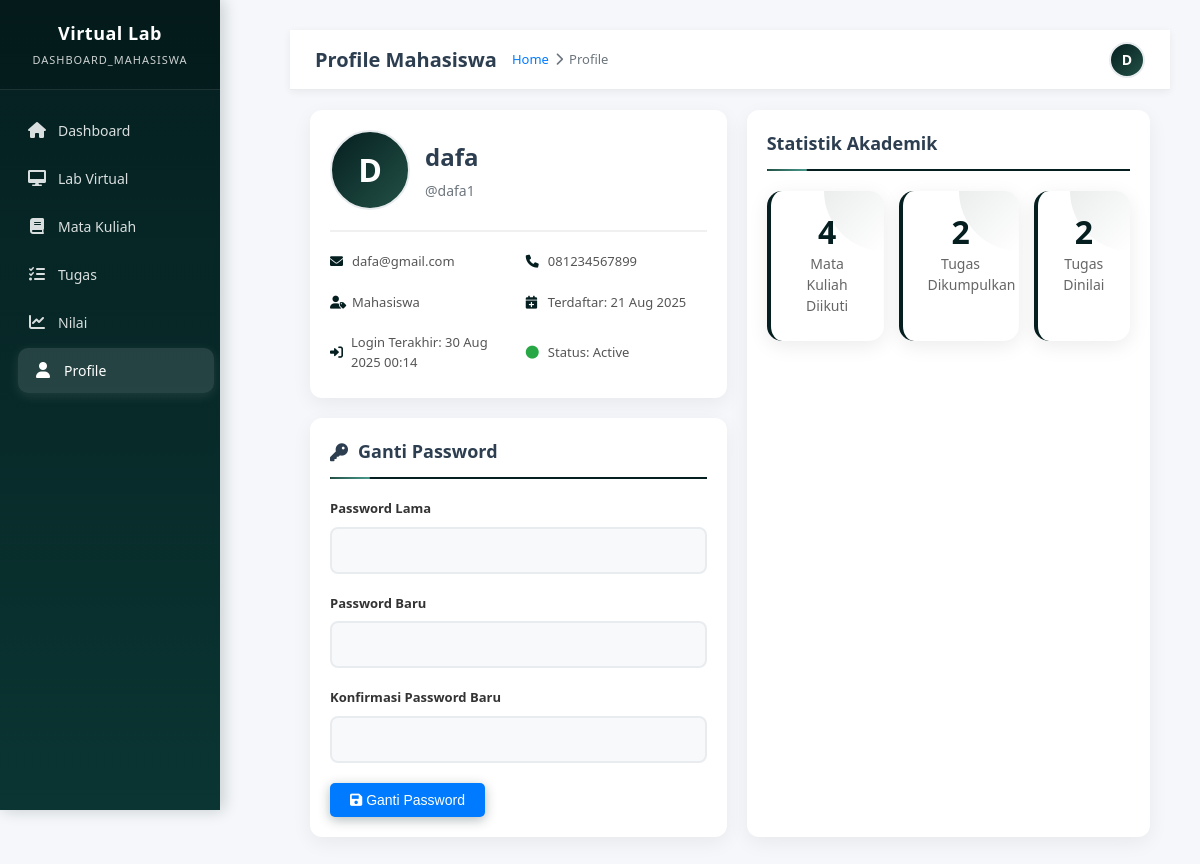
/mahasiswa/profile.php (signed in), run on the app's committed database.
### tables this page shows
CREATE TABLE `users` (
  `user_id` int(11) NOT NULL,
  `username` varchar(100) NOT NULL,
  `password` varchar(255) NOT NULL,
  `email` varchar(100) NOT NULL,
  `full_name` varchar(255) NOT NULL,
  `phone_number` varchar(20) DEFAULT NULL,
  `role` enum('mahasiswa','dosen','admin') NOT NULL,
  `status` enum('active','inactive','pending') NOT NULL DEFAULT 'pending',
  `profile_picture` varchar(255) DEFAULT NULL,
  `password_reset_token` varchar(255) DEFAULT NULL,
  `password_verified` tinyint(1) DEFAULT 0,
  `last_login` datetime DEFAULT NULL,
  `created_at` datetime DEFAULT current_timestamp(),
  `updated_at` datetime DEFAULT current_timestamp() ON UPDATE current_timestamp()
);

### mahasiswa/profile.php (the view, shortened to what this page needs)
<?php
$database = new Database();
$pdo = $database->getConnection();
$user_id = $_SESSION['user_id'];
$full_name = $_SESSION['full_name'];
function getUserProfile($pdo, $user_id) {
    $sql = "SELECT * FROM users WHERE user_id = ?";
    $stmt = $pdo->prepare($sql);
    $stmt->execute([$user_id]);
    return $stmt->fetch(PDO::FETCH_ASSOC);
}
function getUserStats($pdo, $user_id) {
    $enrollment_sql = "SELECT COUNT(*) as total_courses FROM enrollment WHERE user_id = ? AND status = 'approved'";
    $enrollment_stmt = $pdo->prepare($enrollment_sql);
    $enrollment_stmt->execute([$user_id]);
    $enrollment_result = $enrollment_stmt->fetch();
    $submission_sql = "SELECT COUNT(*) as total_assignments FROM submission WHERE id_mahasiswa = ?";
    $submission_stmt = $pdo->prepare($submission_sql);
    $submission_stmt->execute([$user_id]);
    $submission_result = $submission_stmt->fetch();
    $graded_sql = "SELECT COUNT(*) as total_graded FROM submission WHERE id_mahasiswa = ? AND status = 'graded'";
    $graded_stmt = $pdo->prepare($graded_sql);
    $graded_stmt->execute([$user_id]);
    $graded_result = $graded_stmt->fetch();
    return [
        'total_courses' => $enrollment_result['total_courses'] ?? 0,
        'total_assignments' => $submission_result['total_assignments'] ?? 0,
        'total_graded' => $graded_result['total_graded'] ?? 0
    ];
}
$userProfile = getUserProfile($pdo, $user_id);
$userStats = getUserStats($pdo, $user_id);
?>
<!DOCTYPE html>
<html lang="id">
<head>
    <link rel="stylesheet" href="https://cdnjs.cloudflare.com/ajax/libs/font-awesome/6.0.0/css/all.min.css">
    <link rel="stylesheet" href="mahasiswa.css">
</head>
<body>
    <div class="main-content">
        <div class="top-nav">
            <div class="nav-left">
                <h1 class="page-title">Profile Mahasiswa</h1>
                <div class="breadcrumb">
                    <a href="dashboard_mahasiswa.php">Home</a>
                    <i class="fas fa-chevron-right"></i>
                    <span>Profile</span>
                </div>
            </div>
            <div class="nav-right">
                <div class="user-menu">
                    <div class="user-avatar"><?php echo strtoupper(substr($full_name, 0, 1)); ?></div>
                </div>
            </div>
        </div>
        <div class="content-area">
            <div style="display: grid; grid-template-columns: 2fr 1fr; gap: 20px;">
                <div>
                    <div class="section mb-20">
                        <div class="d-flex align-items-center gap-15">
                            <div class="user-avatar" style="width: 80px; height: 80px; font-size: 32px;">
                                <?php echo strtoupper(substr($full_name, 0, 1)); ?>
                            </div>
                            <div>
                                <h2 style="font-size: 24px; margin-bottom: 5px;"><?php echo htmlspecialchars($userProfile['full_name']); ?></h2>
                                <p style="color: #6c757d;">@<?php echo htmlspecialchars($userProfile['username']); ?></p>
                            </div>
                        </div>
                        <hr style="margin: 20px 0; border: 1px solid #f0f0f0;">
                        <div style="display: grid; grid-template-columns: repeat(2, 1fr); gap: 15px;">
                            <div class="info-item"><i class="fas fa-envelope"></i> <?php echo htmlspecialchars($userProfile['email']); ?></div>
                            <div class="info-item"><i class="fas fa-phone"></i> <?php echo htmlspecialchars($userProfile['phone_number'] ?? '-'); ?></div>
                            <div class="info-item"><i class="fas fa-user-tag"></i> <?php echo ucfirst($userProfile['role']); ?></div>
                            <div class="info-item"><i class="fas fa-calendar-plus"></i> Terdaftar: <?php echo date('d M Y', strtotime($userProfile['created_at'])); ?></div>
                            <div class="info-item"><i class="fas fa-sign-in-alt"></i> Login Terakhir: <?php echo $userProfile['last_login'] ? date('d M Y H:i', strtotime($userProfile['last_login'])) : 'N/A'; ?></div>
                            <div class="info-item"><i class="fas fa-circle" style="color: #28a745;"></i> Status: <?php echo ucfirst($userProfile['status']); ?></div>
                        </div>
                    </div>
                    <div class="section">
                        <h3 class="section-title"><i class="fas fa-key"></i> Ganti Password</h3>
                        <form method="POST" onsubmit="return confirm('Yakin ingin mengubah password?')">
                            <div class="form-group">
                                <label class="form-label" for="current_password">Password Lama</label>
                                <input type="password" name="current_password" id="current_password" class="form-input" required>
                            </div>
                            <div class="form-group">
                                <label class="form-label" for="new_password">Password Baru</label>
                                <input type="password" name="new_password" id="new_password" class="form-input" required>
                            </div>
                            <div class="form-group">
                                <label class="form-label" for="confirm_password">Konfirmasi Password Baru</label>
                                <input type="password" name="confirm_password" id="confirm_password" class="form-input" required>
                            </div>
                            <button type="submit" class="btn btn-primary"><i class="fas fa-save"></i> Ganti Password</button>
                        </form>
                    </div>
                </div>
                <div class="section">
                    <h3 class="section-title">Statistik Akademik</h3>
                    <div class="d-flex flex-column gap-15">
                        <div class="stat-card">
                            <div class="stat-number"><?php echo $userStats['total_courses']; ?></div>
                            <div class="stat-label">Mata Kuliah Diikuti</div>
                        </div>
                        <div class="stat-card">
                            <div class="stat-number"><?php echo $userStats['total_assignments']; ?></div>
                            <div class="stat-label">Tugas Dikumpulkan</div>
                        </div>
                        <div class="stat-card">
                            <div class="stat-number"><?php echo $userStats['total_graded']; ?></div>
                            <div class="stat-label">Tugas Dinilai</div>
                        </div>
                    </div>
                </div>
            </div>
        </div>
    </div>
</body>
</html>

### data on the page
users: full_name "dafa", username "dafa1", email "dafa@gmail.com", phone_number "081234567899", role "Mahasiswa", created_at "21 Aug 2025", last_login "30 Aug 2025 00:14", status "Active"

### other printed values
substr($full_name, 0, 1) "D"
$userStats['total_courses'] "4"
$userStats['total_assignments'] "2"
$userStats['total_graded'] "2"
